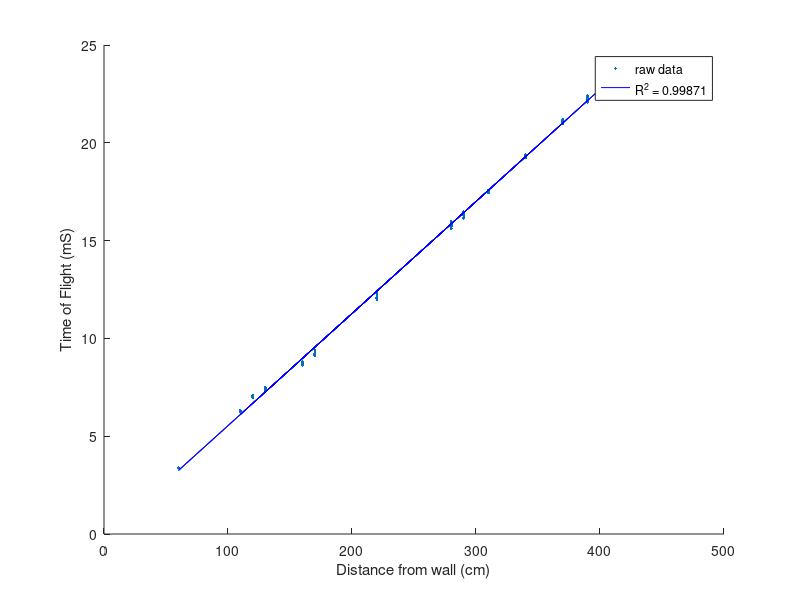

Reproduce this figure in MATLAB.
clc;
clear;
close all;

fID = fopen('data.txt', 'r');

maxRatio = 4;

X = [];
Y = [];

for i = 1:20
   n = fscanf(fID, '\r\nDistance: %dcm\r\n\r\n');
    
   if (n == -1)
       break;
   end
   
   data = fscanf(fID, '%d', 30);   
   diff = abs(data - median(data));
   avDiff = mean(diff);
       
   j = 1;
   while (j < length(data))
       if (diff(j) / avDiff > maxRatio)
           data(j) = [];
           diff(j) = [];
       else
           j = j + 1;
       end
   end   
   
   X = [X; ones(length(data),1) * n];
   Y = [Y; data];
end

Y = Y.*0.001;

figure;
hold on;
xlabel('Distance from wall (cm)');
ylabel('Time of Flight (mS)');

% Data points
scatter(X, Y, '.r');

% Line of Best Fit
p = polyfit(X, Y, 1);
f = polyval(p, X);

% y=mx+b
% m = 0.057309
% b = -0.191335

plot(X, f, '-b');

Rsq = 1 - sum((Y - f).^2) / sum((Y - mean(Y)).^2);
legend('raw data', sprintf('R^{2} = %.5f', Rsq));
legend('Location', 'best');

hold off;



